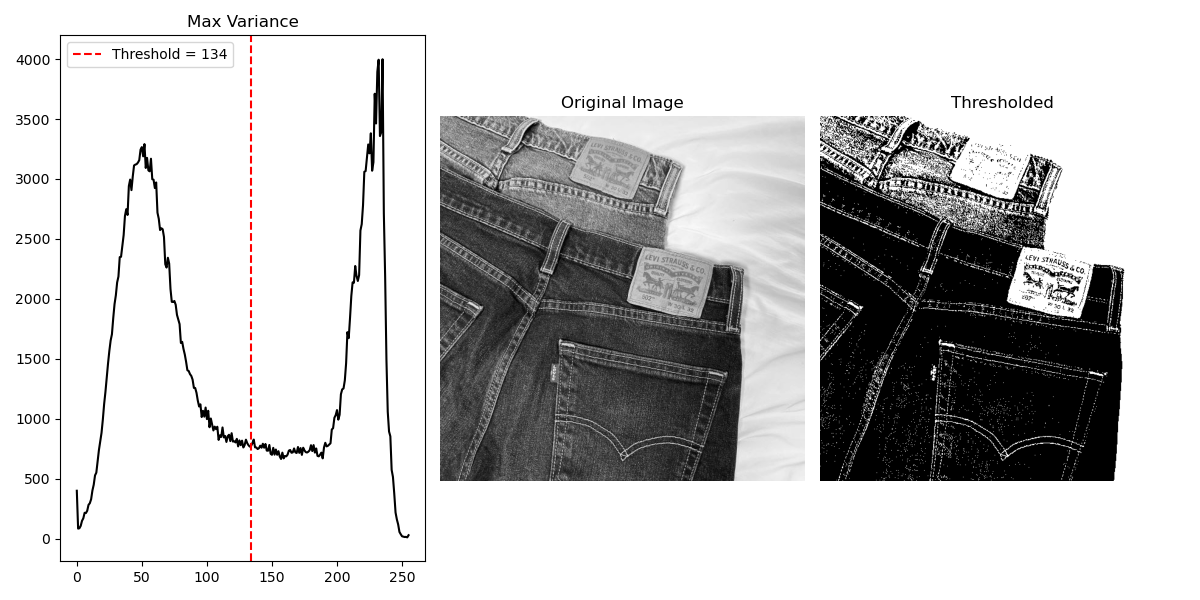

Reproduce this figure in Python.
import cv2
import numpy as np
import matplotlib.pyplot as plt

image = cv2.imread("../../assets/object4.jpg", cv2.IMREAD_GRAYSCALE)
if image is None:
    raise FileNotFoundError()

hist, bins = np.histogram(image.ravel(), bins=256, range=(0, 256))
total_pixels = image.size

sum_all = np.dot(np.arange(256), hist)
# sum_bg: Cumulative sum for background
# w_bg: Weight of background
# w_fg: Weight of foreground
sum_bg, w_bg, w_fg = 0, 0, 0
max_variance, threshold = 0, 0

for bin in range(256):
    w_bg += hist[bin]
    if w_bg == 0:
        continue

    w_fg = total_pixels - w_bg
    if w_fg == 0:
        break

    sum_bg += bin * hist[bin]
    mean_bg = sum_bg / w_bg
    mean_fg = (sum_all - sum_bg) / w_fg

    variance = w_bg * w_fg * (mean_bg - mean_fg) ** 2

    # Find the maximum variance
    if variance > max_variance:
        max_variance = variance
        threshold = bin

_, binary_image = cv2.threshold(image, threshold, 255, cv2.THRESH_BINARY)

# Visualization
plt.figure(figsize=(12, 6))

# Plot the histogram
plt.subplot(1, 3, 1)
plt.plot(hist, color="black")
plt.axvline(x=threshold, color="red", linestyle="--", label=f"Threshold = {threshold}")
plt.title("Max Variance")
plt.legend()

plt.subplot(1, 3, 2)
plt.imshow(image, cmap="gray")
plt.title("Original Image")
plt.axis("off")

plt.subplot(1, 3, 3)
plt.imshow(binary_image, cmap="gray")
plt.title("Thresholded")
plt.axis("off")

plt.tight_layout()
plt.show()
